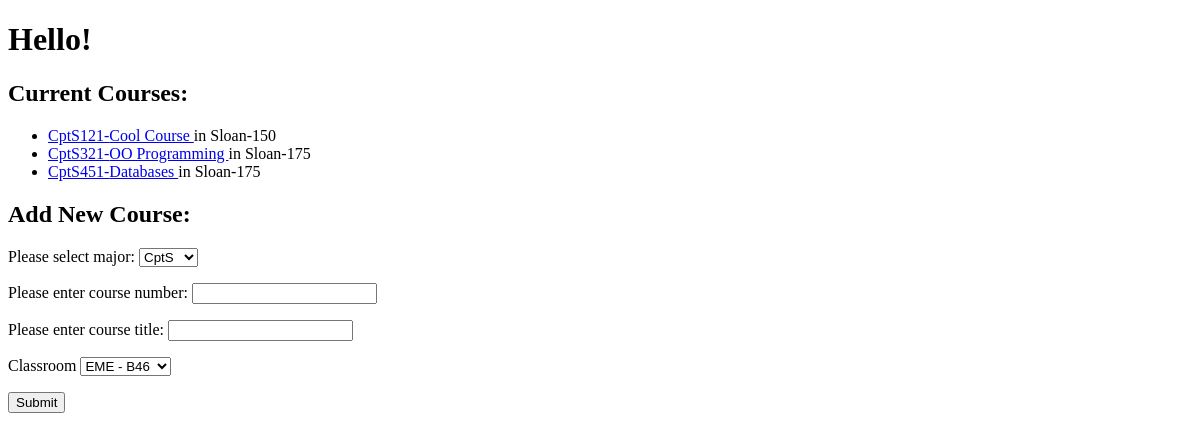
Before: / with the older database file.
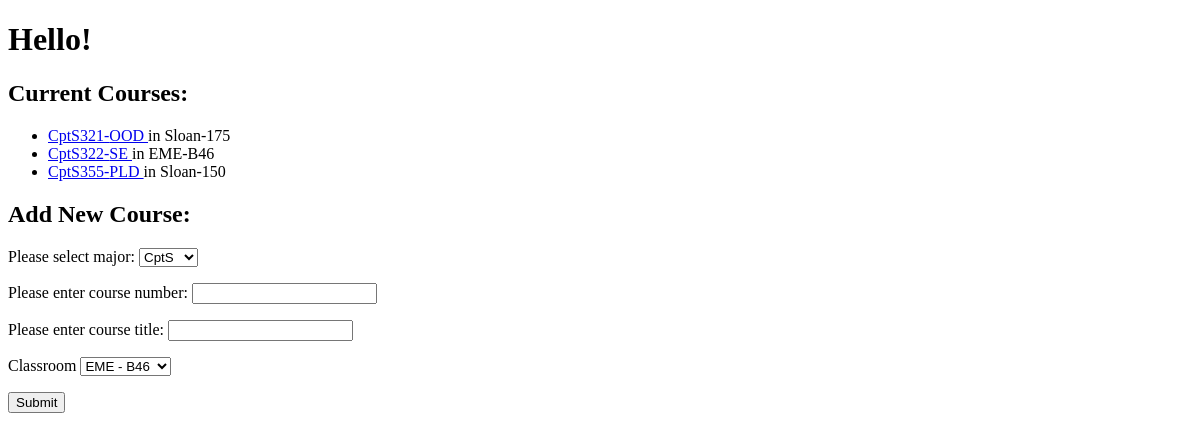
After: the same page with the newer database file.
### app/models.py (models this page shows, shortened)
class Course(db.Model):
    id = db.Column(db.Integer, primary_key=True)
    coursenum = db.Column(db.String(3))
    title = db.Column(db.String(150))
    major = db.Column(db.String(20))
    roomid = db.Column(db.Integer,db.ForeignKey('room.id'))

class Room(db.Model):
    id = db.Column(db.Integer, primary_key=True)
    building = db.Column(db.String(50))
    roomNumber = db.Column(db.String(20))
    capacity = db.Column(db.Integer)
    courses = db.relationship('Course', backref = 'classroom', lazy = "dynamic")

### app/routes.py (the view, shortened to what this page needs)
@app.route('/', methods=['GET', 'POST'])
def index():
    form = CourseForm()
    _courses = Course.query.order_by(Course.coursenum).order_by(Course.major). all()
    return render_template('index.html', form=form, courses = _courses)

### app/forms.py
class CourseForm(FlaskForm):
    major = SelectField(label= "Please select major:", choices = ['CptS', 'EE','MATH','ME', 'CHE'],validators=[DataRequired()])
    coursenum = StringField(label= "Please enter course number:", validators=[DataRequired()])
    title = StringField(label= "Please enter course title:", validators=[DataRequired()])
    classroom = QuerySelectField('Classroom', query_factory = get_rooms, get_label = getRoomLabel , allow_blank=False)
    submit = SubmitField('Submit')

### app/forms.py (called while the page is built)
def get_rooms():
    return Room.query.all()

def getRoomLabel(theroom):
    return "{} - {}".format(theroom.building, theroom.roomNumber)

### app/templates/index.html (shortened to what this page needs)
<!DOCTYPE HTML>
<html>
  <head>
  </head>
  <h1> Hello!</h1>
  <body>
    <h2>Current Courses:</h2>
    <ul>
      {% for course in courses %}
        <li> <a href="{{url_for('course', name= '{}{}-{}'.format(course.major,course.coursenum,course.title)) }}" >
                   {{ course.major}}{{course.coursenum}}-{{course.title}}  </a> in {{course.classroom.building}}-{{course.classroom.roomNumber}}</li>
      {% endfor %}
    </ul>
    <h2>Add New Course:</h2>
    <form method="POST">
      <p>{{ form.major.label}}
         {{ form.major()}}
      </p>
      <p>{{ form.coursenum.label}}
        {{ form.coursenum()}}
     </p>
     <p>{{ form.title.label}}
      {{ form.title()}}
     </p>
     <p>{{ form.classroom.label}}
      {{ form.classroom()}}
     </p>
    <p>{{ form.submit()}}</p>
    </form>
  </body>
</html>

Changed rows visible on the page:
changed Course: coursenum "451" → "321"; title "Databases" → "OOD"; moves up the list
changed Course: coursenum "321" → "322"; title "OO Programming" → "SE"; classroom.building "Sloan" → "EME"; classroom.roomNumber "175" → "B46"; moves down the list
changed Course: coursenum "121" → "355"; title "Cool Course" → "PLD"
